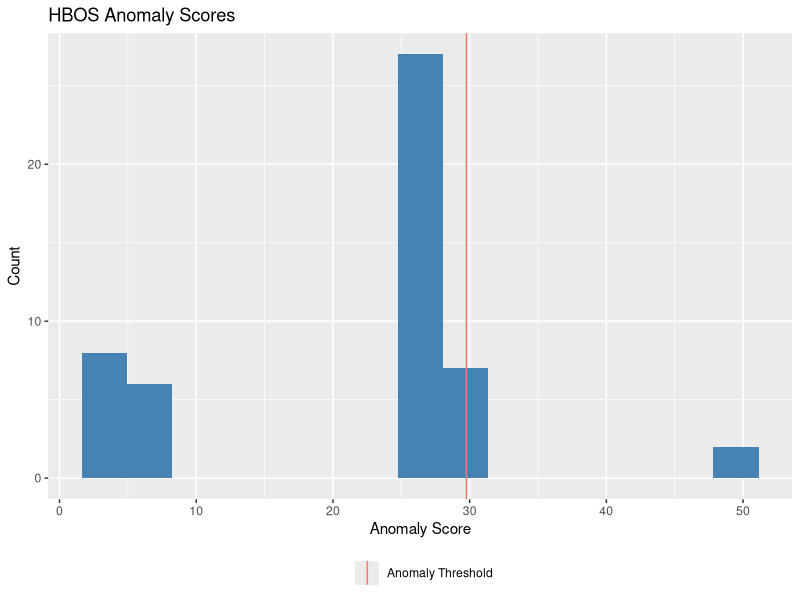
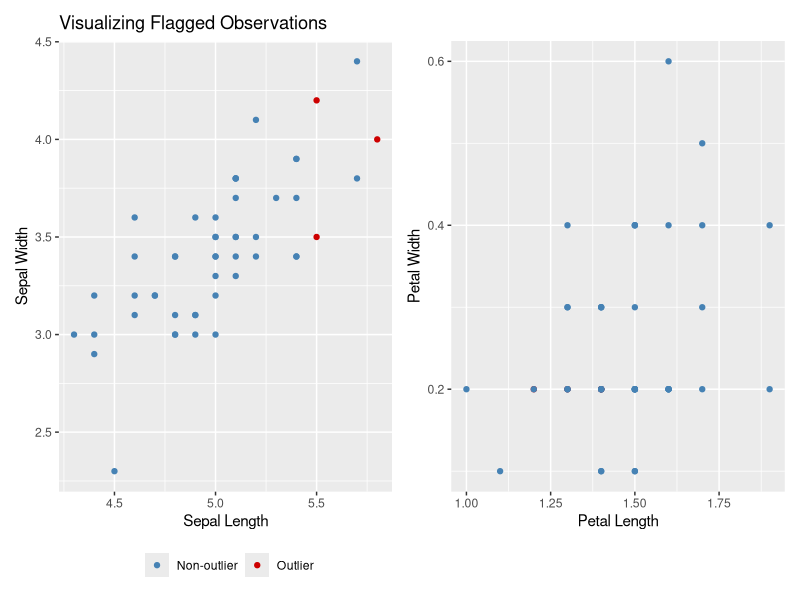

Reproduce these figures in R, in order.
## ---- chunk 1
library(knitr)
library(readr)
library(dplyr)
library(ggplot2)
library(patchwork)


knitr::opts_chunk$set(echo = FALSE)

def.chunk.hook  <- knitr::knit_hooks$get("chunk")
knitr::knit_hooks$set(chunk = function(x, options) {
  x <- def.chunk.hook(x, options)
  paste0("\n \\", "footnotesize","\n\n", x, "\n\n \\normalsize")
})

knitr::opts_chunk$set(comment = "") # removes ## in output

## ---- chunk 2
petal = iris %>% 
  filter(Species == "setosa") %>% 
  select(-Species)

X_scaled <- as.data.frame(scale(petal))

## HBOS implementation
hbos_fit <- function(X, n_bins = 10) {
  
  X <- as.data.frame(X)
  
  models <- list()
  
  for (j in seq_along(X)) {
    
    x <- X[[j]]
    
    # create equally spaced histogram bins
    breaks <- seq(min(x), max(x), length.out = n_bins + 1)
    
    # count observations in each bin
    counts <- hist(x, breaks = breaks, plot = FALSE, include.lowest = TRUE)$counts
    
    # estimate density for each bin
    widths <- diff(breaks)
    
    densities <- counts / (length(x) * widths)
    
    densities[densities == 0] <- 1e-10 # ensure everything is nonzero
    
    models[[j]] <- list(breaks = breaks, densities = densities)
  }
  
  return(models)
}


hbos_predict <- function(model, X) {
  
  X <- as.data.frame(X)
  
  scores <- matrix(0, nrow = nrow(X), ncol = ncol(X))
  
  for (j in seq_along(X)) {
    
    x <- X[[j]]
    
    breaks <- model[[j]]$breaks
    densities <- model[[j]]$densities
    
    # identify the histogram bin for each observation
    bin <- findInterval(x, breaks)
    
    # keep bin indices within valid range
    bin <- pmax(1, pmin(bin, length(densities)))
    
    # calculate negative log density
    scores[, j] <- -log(densities[bin])
  }
  
  return(rowSums(scores))
}

hbos_model <- hbos_fit(X_scaled, n_bins = 10)
iris_scores <- hbos_predict(hbos_model, X_scaled)

contamination <- 0.05 # assume 5% of data is an anomaly

# determine threshold for what's considered an anomaly
threshold <- quantile(iris_scores, probs = 1 - contamination)

# flag observations above the threshold
iris_pred <- ifelse(iris_scores > threshold, 1, 0)

cat("HBOS threshold:", threshold, "\n")
cat("Number of flagged observations:", sum(iris_pred), "\n")

results <- data.frame(
  Observation = 1:nrow(petal),
  Sepal.Length = petal$Sepal.Length,
  Sepal.Width = petal$Sepal.Width,
  Petal.Length = petal$Petal.Length,
  Petal.Width = petal$Petal.Width,
  Anomaly.Score = iris_scores,
  Anomaly = ifelse(iris_pred == 1, "Outlier", "Normal")
)

results <- results[order(-results$Anomaly.Score), ]

kable(head(results, 15))
## ---- chunk 3
hbos_model <- hbos_fit(X_scaled, n_bins = 10)
iris_scores <- hbos_predict(hbos_model, X_scaled)

contamination <- 0.05 # assume 5% of data is an anomaly

# determine threshold for what's considered an anomaly
threshold <- quantile(iris_scores, probs = 1 - contamination)

# flag observations above the threshold
iris_pred <- ifelse(iris_scores > threshold, 1, 0)

cat("HBOS threshold:", threshold, "\n")
cat("Number of flagged observations:", sum(iris_pred), "\n")

results <- data.frame(
  Observation = 1:nrow(petal),
  Sepal.Length = petal$Sepal.Length,
  Sepal.Width = petal$Sepal.Width,
  Petal.Length = petal$Petal.Length,
  Petal.Width = petal$Petal.Width,
  Anomaly.Score = iris_scores,
  Anomaly = ifelse(iris_pred == 1, "Outlier", "Normal")
)

results <- results[order(-results$Anomaly.Score), ]

kable(head(results, 15))
## ---- chunk 4
ggplot(as.data.frame(iris_scores), aes(x = iris_scores)) +
  geom_histogram(bins = 15, fill = "steelblue") +
  geom_vline(aes(xintercept = threshold, color = "Anomaly Threshold")) +
  labs(title = "HBOS Anomaly Scores", x = "Anomaly Score", y = "Count",
    color = "") + theme(legend.position = "bottom")
## ---- chunk 5
petal$iris_pred <- as.factor(iris_pred)

p1 = ggplot(petal, aes(x = Sepal.Length, y = Sepal.Width, colour = iris_pred)) +
  geom_point() +
  scale_color_manual(name = "", values = c("0" = "steelblue", "1" = "red3"),
    labels = c("0" = "Non-outlier", "1" = "Outlier")) +
  theme(legend.position = "bottom") +
  labs(title = "Visualizing Flagged Observations", x = "Sepal Length",
    y = "Sepal Width")

p2 = ggplot(petal, aes(x = Petal.Length, y = Petal.Width, colour = iris_pred)) +
  geom_point() +
    scale_color_manual(name = "", values = c("0" = "steelblue", "1" = "red3"),
    labels = c("0" = "Non-outlier", "1" = "Outlier")) +
  theme(legend.position = "none") +
  labs(x = "Petal Length", y = "Petal Width"
  )

p1 + p2
